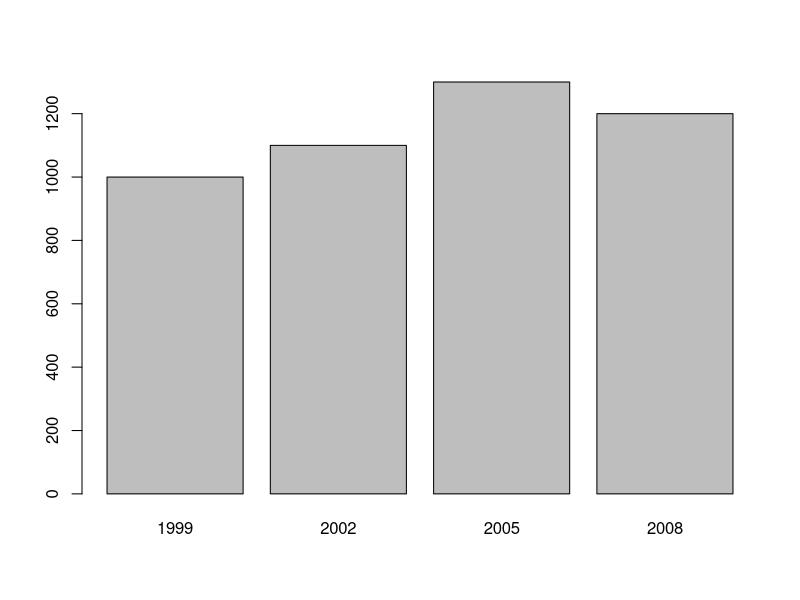
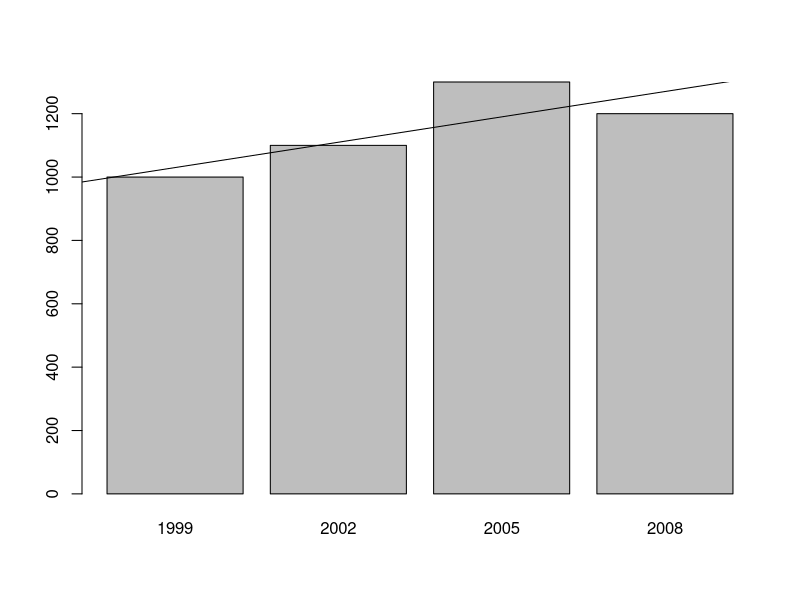
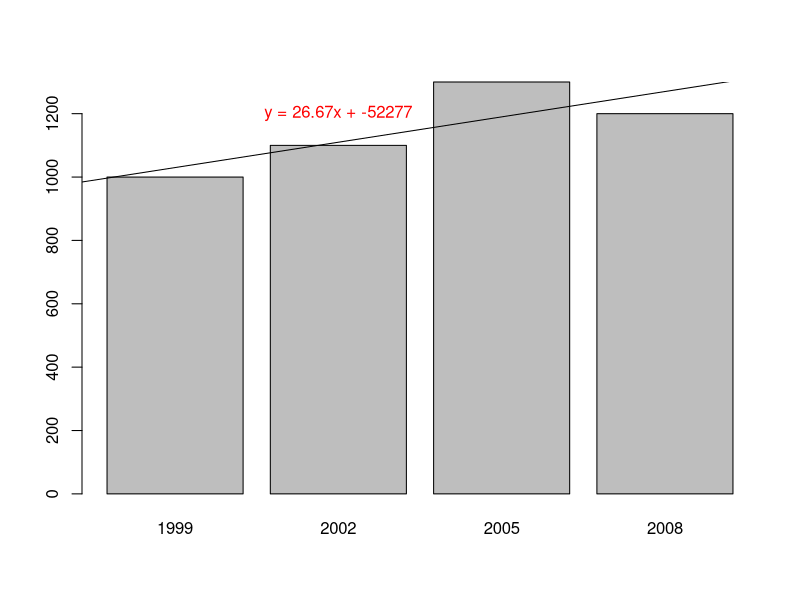

Generate these figures, in order, with R:
# set this directory to working directory
this.dir <- dirname(parent.frame(2)$ofile) 
setwd(this.dir) 

year <- c(1999, 2002, 2005, 2008)
vals <- c(1000, 1100, 1300, 1200)

df <- cbind(year, vals)

print(df)

png(filename = "barplot.png")

mp <- barplot(df[,"vals"], names.arg = df[,"year"])

dev.off()


print(mp)

png(filename = "barplotRegLine.png")

mp <- barplot(df[,"vals"], names.arg = df[,"year"])
abline(lm(df[,"vals"] ~ mp))

dev.off()

png(filename = "barplotRegLineLabel.png")

mp <- barplot(df[,"vals"], names.arg = df[,"year"])
abline(lm(df[,"vals"] ~ mp))
regEq <- lm(df[,"vals"] ~ df[,"year"])

text(x = 1.9,
     y = 1200,  
     labels = c(paste ("y = ", as.character(round(regEq$coefficients[2], digits = 2)), "x ", 
                       "+ ", as.character(round(regEq$coefficients[1]), digits = 2), 
                       sep = "")),
     col = "red")

dev.off()